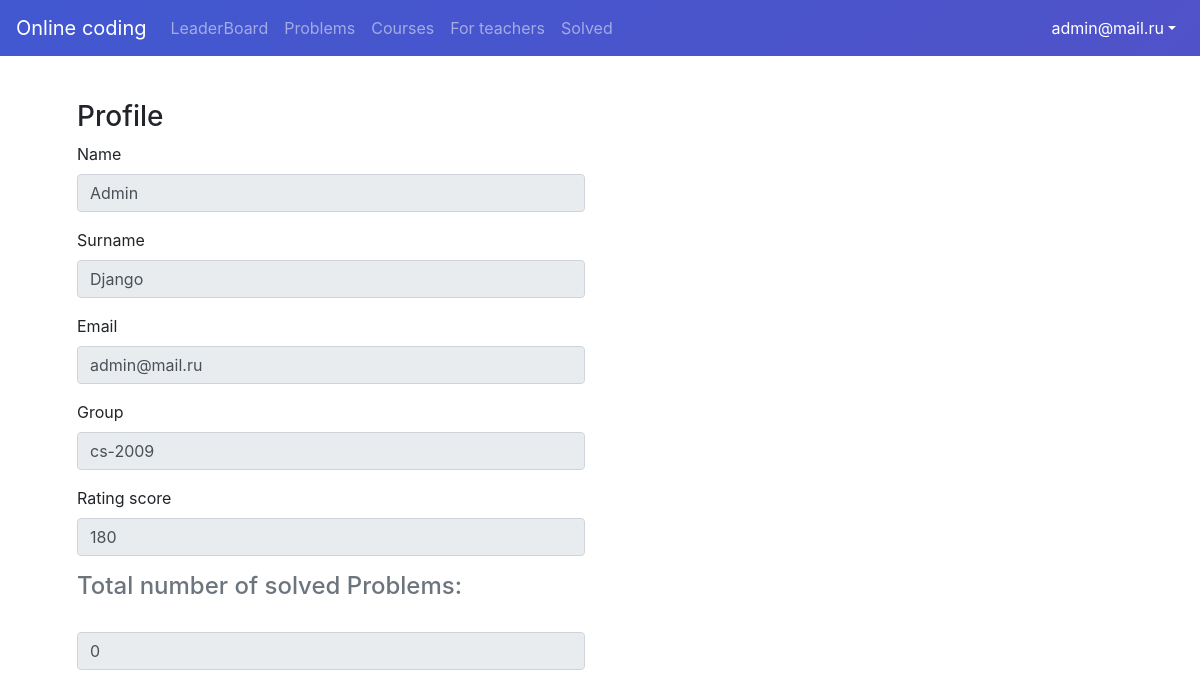
Page /profile (signed in) on the earlier database version.
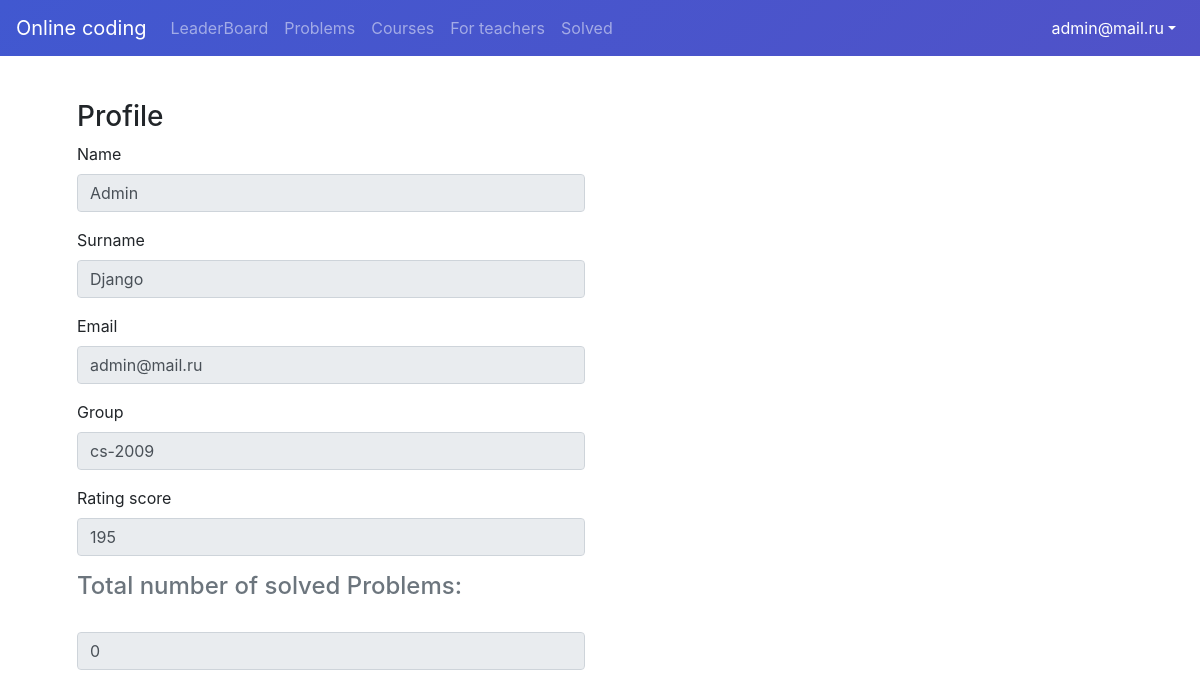
Same page on the later database version.
### user/models.py (models this page shows, shortened)
class Student(models.Model):
    user = models.OneToOneField(User, on_delete=models.CASCADE, primary_key=True)
    rating = models.IntegerField(default=0)
    teacher = models.ForeignKey('Teacher', on_delete=models.CASCADE, null=True)

class User(AbstractBaseUser, PermissionsMixin):
    id = models.UUIDField(primary_key=True, default=uuid.uuid4, editable=False)
    first_name = models.CharField(max_length=32)
    surname = models.CharField(max_length=32)
    group = models.CharField(max_length=32)
    role = models.IntegerField(choices=ROLE_CHOICES, default=0)
    is_active = models.BooleanField(default=True)
    is_staff = models.BooleanField(default=False)
    email = models.EmailField(max_length=255, unique=True)
    rating = models.IntegerField(default=0)
    objects = UserManager()
    USERNAME_FIELD = 'email'

### api/views.py (the view)
# urls.py: path('profile', profile, name='profile'),
def profile(request):
    if request.method == 'GET':
        if request.user.is_authenticated:
            user = Student.objects.all().filter(user=request.user).first()
            if not user:
                user = Teacher.objects.all().filter(user=request.user).first()
            problems = ProgrammingTaskSolution.objects.all().filter(author=request.user)
            return render(request, 'onlineCoding/profile.html', {'user': user, 'problems': len(problems)})
        else:
            return render(request, 'onlineCoding/404.html')

### templates/onlineCoding/profile.html (shortened to what this page needs)
{% extends 'onlineCoding/base.html' %}
{% block content %}
    <div class="container">
        <div class="row">
            <div class="col-md-12">
                <div class="panel panel-default">
                    <div class="panel-heading col-6">
                        <h3 class="panel-title">Profile</h3>
                    </div>
                    <div class="panel-body col-6">
                        <form action="/base" method="post">
                            <div class="form-group">
                                <label for="name">Name</label>
                                <input type="text" name="name" id="name" class="form-control"
                                       value="{{ user.user.first_name }}" disabled>
                            </div>
                            <div class="form-group">
                                <label for="surname">Surname</label>
                                <input type="text" name="surname" id="surname" class="form-control"
                                       value="{{ user.user.surname }}" disabled>
                            </div>
                            <div class="form-group">
                                <label for="email">Email</label>
                                <input type="email" name="email" id="email" class="form-control"
                                       value="{{ user.user.email }}" disabled>
                            </div>
                            <div class="form-group">
                                <label for="group">Group</label>
                                <input type="text" name="group" id="group" class="form-control"
                                       value="{{ user.user.group }}" disabled>
                            </div>
                            <div class="form-group">
                                <label for="group">Rating score</label>
                                <input type="number" id="group" class="form-control"
                                       value="{{ user.rating }}" disabled>
                            </div>
                            <div class="text-muted"><h4>Total number of solved Problems:</h4></div>
                                <div class="form-group">
                                    <input type="number" id="group" class="form-control"
                                           value="{{ problems }}" disabled>
                                </div>
                        </form>
                    </div>
                </div>
            </div>
        </div>
    </div>
{% endblock %}

Differences in the rows shown:
changed Student "Admin": rating "180" → "195"
